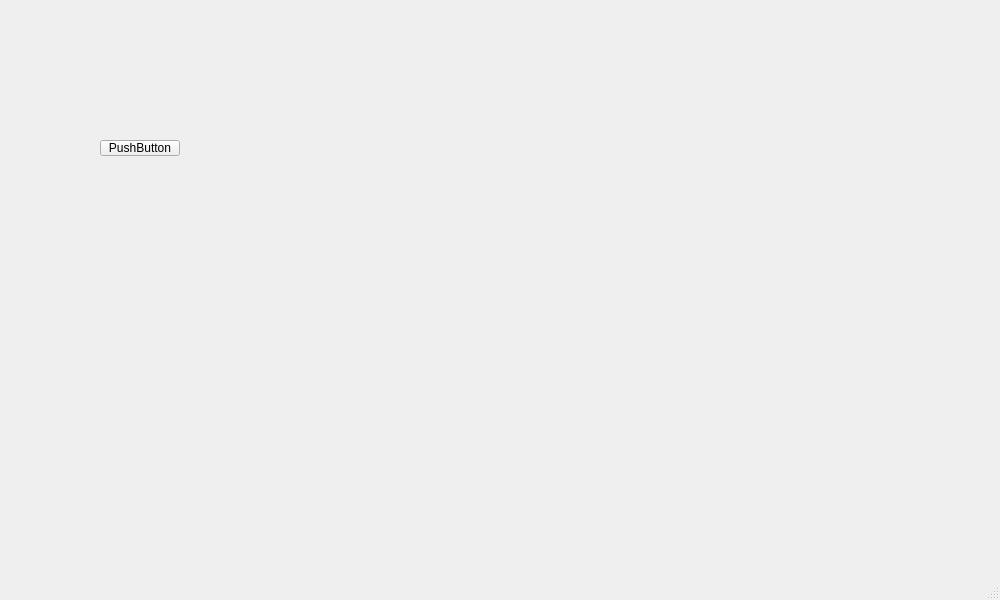
<?xml version="1.0" encoding="UTF-8"?>
<ui version="4.0">
 <class>mainDraw</class>
 <widget class="QMainWindow" name="mainDraw">
  <property name="geometry">
   <rect>
    <x>0</x>
    <y>0</y>
    <width>1000</width>
    <height>600</height>
   </rect>
  </property>
  <property name="minimumSize">
   <size>
    <width>1000</width>
    <height>500</height>
   </size>
  </property>
  <property name="windowTitle">
   <string>MainWindow</string>
  </property>
  <widget class="QWidget" name="centralwidget">
   <widget class="QPushButton" name="pushButton">
    <property name="geometry">
     <rect>
      <x>100</x>
      <y>140</y>
      <width>80</width>
      <height>16</height>
     </rect>
    </property>
    <property name="text">
     <string>PushButton</string>
    </property>
   </widget>
  </widget>
  <widget class="QMenuBar" name="menubar">
   <property name="geometry">
    <rect>
     <x>0</x>
     <y>0</y>
     <width>1000</width>
     <height>17</height>
    </rect>
   </property>
  </widget>
  <widget class="QStatusBar" name="statusbar"/>
 </widget>
 <resources/>
 <connections/>
</ui>
